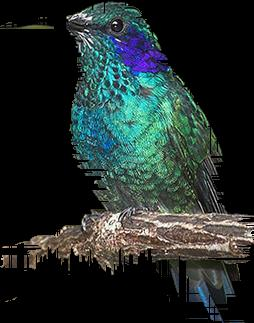
#> input picture picture-analysis/Green_Violetear_0032_795707.jpg, 254 x 323 px
$ jupyter execute --allow-errors PlotImagesAndHists.ipynb   (shell and % lines are left out)
#> lines starting #> are read from the running program, lines starting #| are printed output that depends on the picture
[cell 1]
def plotHistogram(imageFilename):
#> called with imageFilename = 'Green_Violetear_0032_795707.jpg'
    import cv2
    import numpy as np
    from matplotlib import pyplot as plt

    img = cv2.imread(imageFilename)
#> img is the input picture: shape (323, 254, 3); mean B, G, R 43.5, 45.3, 34.9
    color = ('b','g','r')
    plt.figure(figsize=(6,4.5))
    for i,col in enumerate(color):
        histr = cv2.calcHist([img],[i],None,[256],[0,256])
        plt.plot(histr,color = col)
        plt.xlim([1,255])
        plt.ylim([0,450])
    plt.show()
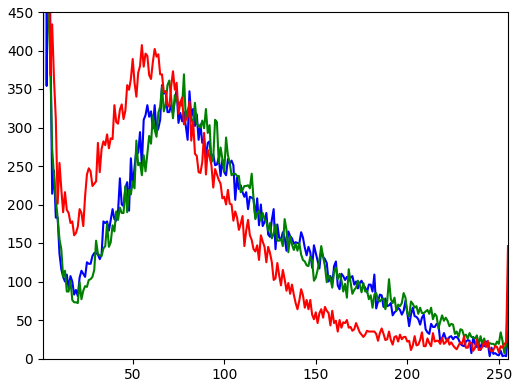
#> figure drawn by matplotlib, 1 panel; curve peaks at x = 0, y = 41599; curve peaks at x = 0, y = 40937; curve peaks at x = 0, y = 40961

[cell 2]
def plotImage(imageFilename):
    from IPython.display import Image, display
    display(Image(imageFilename))

[cell 3]
def getPlots():
    imageList = {0:'Vermilion_Flycatcher_0052_42551.jpg', 1:'Cardinal_0103_17425.jpg',
                 2:'Mockingbird_0006_79819.jpg', 3:'Green_Violetear_0032_795707.jpg',
                 4:'Purple_Finch_0098_27280.jpg', 5:'Vermilion_Flycatcher_0072_42218.jpg',
                 6:'Lazuli_Bunting_0042_14820.jpg'}

    img = imageList[3]
    plotHistogram(img)
    plotImage(img)


getPlots()

[cell 4]
def printCorr():
    import cv2
    import numpy as np
    from scipy.stats.stats import pearsonr
    from matplotlib import pyplot as plt

    imageList = {0:'Vermilion_Flycatcher_0052_42551.jpg', 1:'Cardinal_0103_17425.jpg',
                 2:'Mockingbird_0006_79819.jpg', 3:'Green_Violetear_0032_795707.jpg',
                 4:'Purple_Finch_0098_27280.jpg', 5:'Vermilion_Flycatcher_0072_42218.jpg',
                 6:'Lazuli_Bunting_0042_14820.jpg'}

    img1 = cv2.imread(imageList[0])
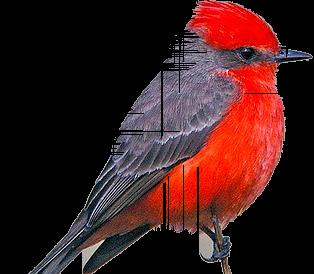
#> input picture picture-analysis/Vermilion_Flycatcher_0052_42551.jpg, 314 x 274 px
#> img1 is the input picture: shape (274, 314, 3); mean B, G, R 28.7, 28.8, 60.9
    color = ('b','g','r')
    results = []
    for i in range(1,7):
        img2 = cv2.imread(imageList[i])
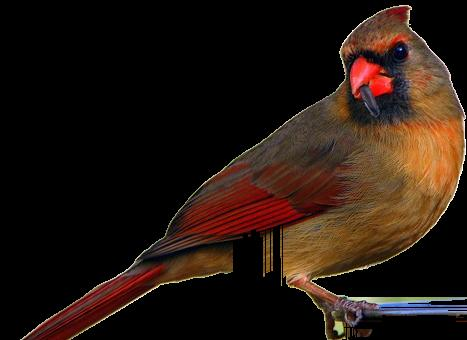
#> input picture picture-analysis/Cardinal_0103_17425.jpg, 467 x 340 px
#> img2 is the input picture: shape (340, 467, 3); mean B, G, R 16.1, 23.7, 37.7
        fname = imageList[i][:imageList[i].find('_0')]
        indiv = []
        for j,col in enumerate(color):
            hist1 = cv2.calcHist([img1],[j],None,[256],[0,256])
            hist2 = cv2.calcHist([img2],[j],None,[256],[0,256])
            indiv.append(pearsonr(hist1.tolist()[1:],hist2.tolist()[1:])[0])
#> after the loop, indiv = [[0.813], [0.979], [0.371]]
        results.append([np.mean(indiv),fname])

    for member in sorted(results,reverse=True):
        print ("%s" % member)

#> (the rest of this cell did not finish here and is left out)
